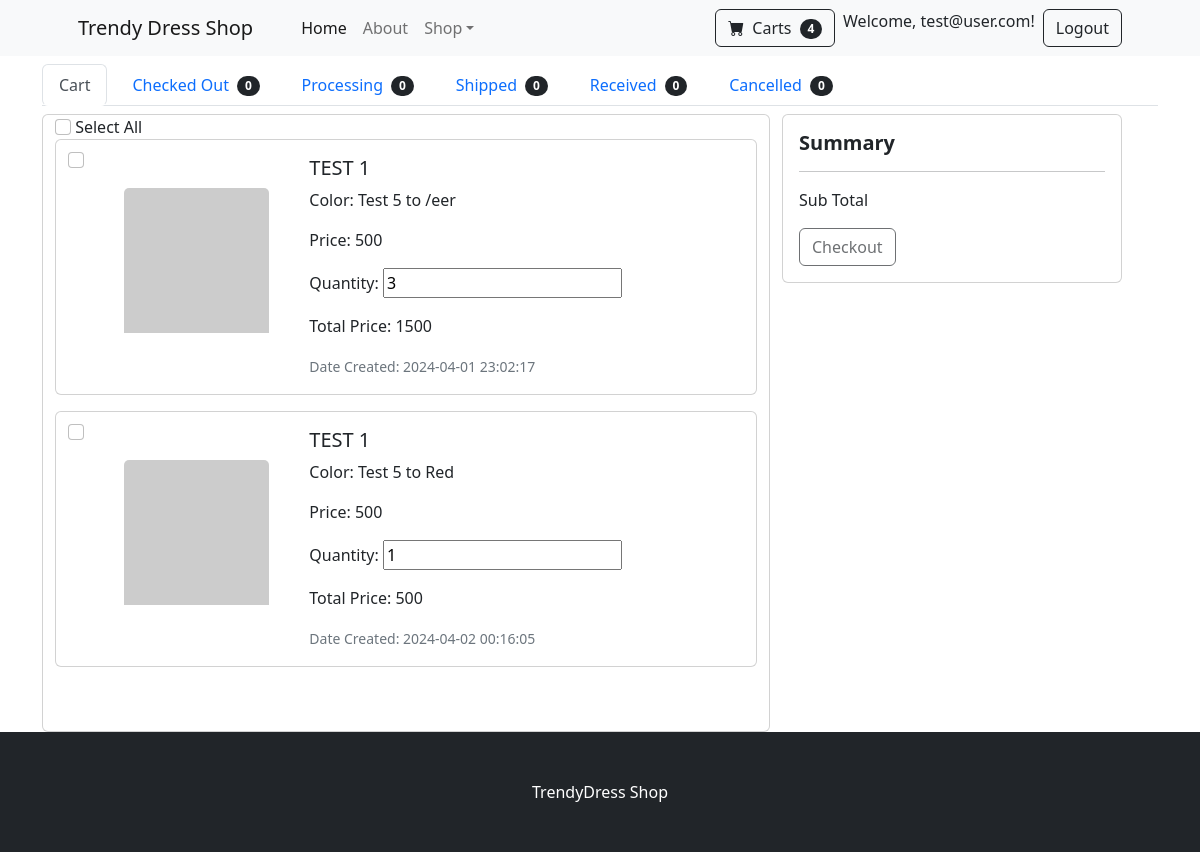
/customer-cart.php (signed in), run on an earlier commit of the app's database.
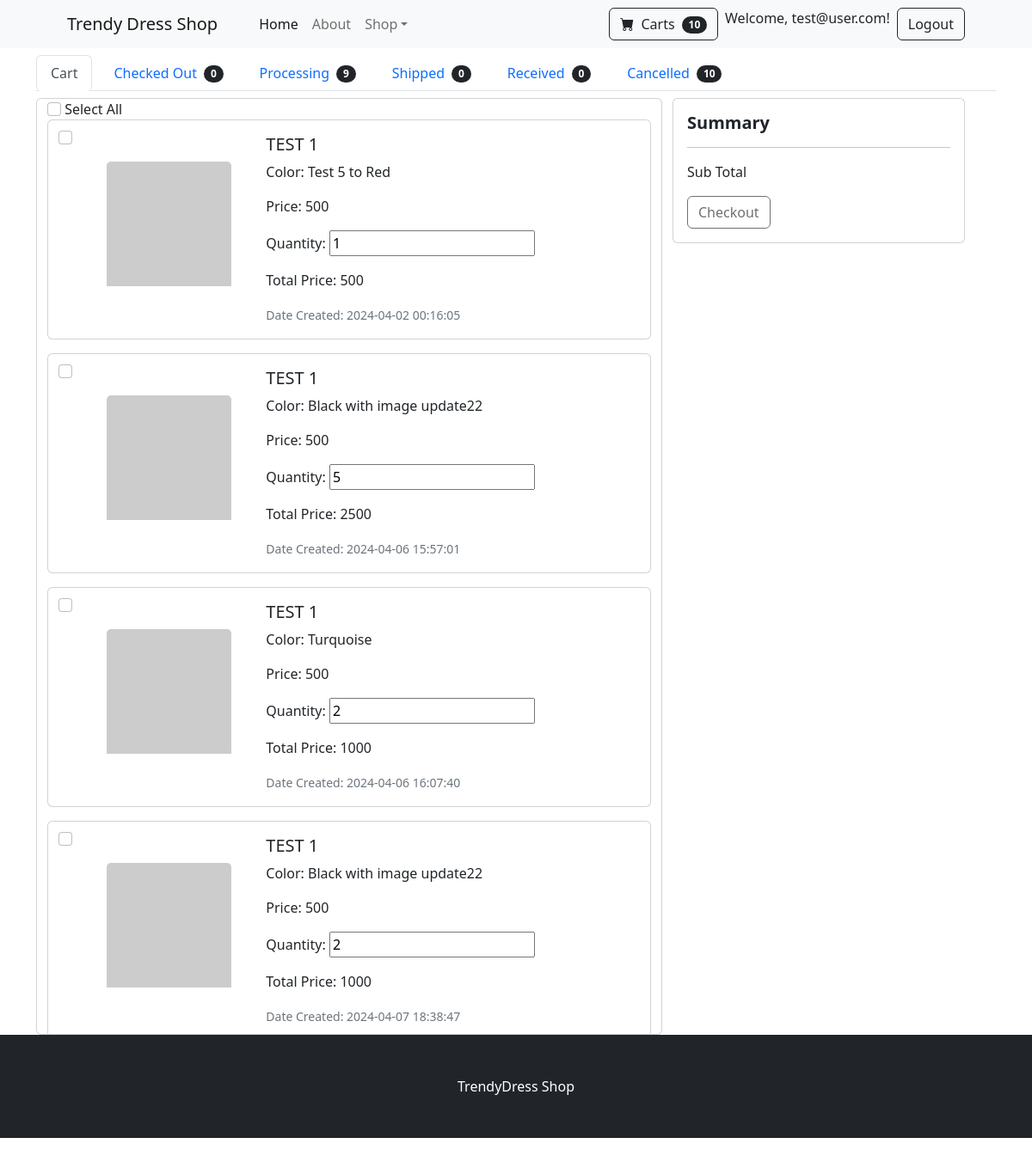
And on a later commit of the database.
### tables this page shows
CREATE TABLE `carts` (
  `id` int NOT NULL,
  `customer_id` int DEFAULT NULL,
  `product_id` int DEFAULT NULL,
  `color_id` int NOT NULL,
  `total_price` int DEFAULT NULL,
  `quantity` int DEFAULT '0',
  `status` int NOT NULL DEFAULT '0',
  `created_at` varchar(199) DEFAULT NULL,
  `updated_at` varchar(199) DEFAULT NULL,
  `deleted_at` varchar(199) DEFAULT NULL
);

CREATE TABLE `products` (
  `id` int NOT NULL,
  `category_id` int DEFAULT NULL,
  `name` varchar(255) DEFAULT NULL,
  `description` text,
  `price` int DEFAULT NULL,
  `color` varchar(11) DEFAULT NULL,
  `created_at` varchar(191) DEFAULT NULL,
  `updated_at` varchar(191) DEFAULT NULL,
  `deleted_at` varchar(191) DEFAULT NULL,
  `created_by` int DEFAULT NULL
);

CREATE TABLE `product_colors` (
  `id` int NOT NULL,
  `product_id` int DEFAULT NULL,
  `name` varchar(255) DEFAULT NULL,
  `code` text,
  `stock_qty` int NOT NULL DEFAULT '0',
  `image` text,
  `created_at` varchar(191) DEFAULT NULL,
  `updated_at` varchar(191) DEFAULT NULL,
  `deleted_at` varchar(191) DEFAULT NULL,
  `created_by` int NOT NULL,
  `updated_by` int NOT NULL
);

### models/Model.php (called while the page is built, shortened)
<?php
class Model
{
    protected $host = "";
    protected $database = "";
    protected $username = "";
    protected $password = "";
    protected $pdo;
    protected $stmt;
    public function __construct(){
        $dotenv = Dotenv\Dotenv::createImmutable(__DIR__);
        $this->host =  $_ENV['DB_HOST'];
        if($_ENV['APP_ENV'] == 'dev'){
            $this->database =  $_ENV['DEV_DB_DATABASE'];
            $this->username =  $_ENV['DEV_DB_USERNAME'];
            $this->password =  $_ENV['DEV_DB_PASSWORD'];
        }else{
            $this->database =  $_ENV['DB_DATABASE'];
            $this->username =  $_ENV['DB_USERNAME'];
            $this->password =  $_ENV['DB_PASSWORD'];
        }
    }
    public function connect(){
        try {
            $this->pdo = new PDO("mysql:host={$this->host};dbname={$this->database};charset=utf8","{$this->username}","{$this->password}");
            $this->pdo->setAttribute(PDO::ATTR_ERRMODE, PDO::ERRMODE_EXCEPTION);
            $this->pdo->setAttribute(PDO::ATTR_DEFAULT_FETCH_MODE, PDO::FETCH_ASSOC);
        } catch (PDOException $e) {
            echo $e->getMessage();
        }
    }
    public function setQuery($qry){
        $this->qry = $qry;
        $this->stmt = $this->pdo->query($this->qry);
        return $this;
    }
    public function getAll(){
        try {
            return $this->stmt->fetchAll();
        } catch (PDOException $e) {
            return $e->getMessage();
        }
    }
}

### models/Cart.php (called while the page is built, shortened)
<?php
Class Cart extends Model {
    public static function getCustomerCartItems($customer_id){
        $instance = new self;
        $dataCarts = $instance->setQuery("
            SELECT
                C.*,
                CM.first_name,
                CM.last_name,
                P.name AS product_name,
                PC.name as color,
                PC.image,
                P.price
            FROM carts AS C
            LEFT JOIN customers AS CM ON CM.id = C.customer_id
            INNER JOIN products AS P ON P.id = C.product_id
            INNER JOIN product_colors AS PC ON C.color_id = PC.id
            WHERE  C.customer_id = $customer_id
            AND C.status = 0
            ORDER BY P.created_at DESC
        ")->getAll();
        return $dataCarts;
    }
    public static function getCustomerCartProcessingItems($customer_id){
        $instance = new self;
        $dataCarts = $instance->setQuery("
            SELECT
                C.*,
                CM.first_name,
                CM.last_name,
                P.name AS product_name,
                PC.name as color,
                PC.image,
                P.price
            FROM carts AS C
            LEFT JOIN customers AS CM ON CM.id = C.customer_id
            INNER JOIN products AS P ON P.id = C.product_id
            INNER JOIN product_colors AS PC ON C.color_id = PC.id
            WHERE  C.customer_id = $customer_id
            AND C.status = 2
            ORDER BY P.created_at DESC
        ")->getAll();
        return $dataCarts;
    }
    public static function getCustomerCartCancelledItems($customer_id){
        $instance = new self;
        $dataCarts = $instance->setQuery("
            SELECT
                C.*,
                CM.first_name,
                CM.last_name,
                P.name AS product_name,
                PC.name as color,
                PC.image,
                P.price
            FROM carts AS C
            LEFT JOIN customers AS CM ON CM.id = C.customer_id
            INNER JOIN products AS P ON P.id = C.product_id
            INNER JOIN product_colors AS PC ON C.color_id = PC.id
            WHERE  C.customer_id = $customer_id
            AND C.status = 11
            ORDER BY P.created_at DESC
        ")->getAll();
        return $dataCarts;
    }
}

### customer-cart-cart-tab.php (the view, shortened to what this page needs)
<div class="row container"  >
        <div class=" card col-md-8 mt-2" >
        <?php if( isset($cartItems) ){?>
        <form id="checkout-form">
            <input class="form-check-input" type="checkbox" onClick="toggle(this)" /> Select All
            <div class="card-text" style="height: 74vh ; overflow-y:auto !important; overflow:auto;">
                <?php foreach ($cartItems as $key => $cart) { ?>
                    <?php $img_link = getImageLink($cart['image']);  ?>
                    <div class="card mb-3">
                        <div class=" container card-text row">
                            <div class="mt-2 col-md-1">
                                <input class="form-check-input" type="checkbox" name="cartCheckbox" id="<?=$cart['id']?>" onClick="calculateSubtotal()">
                            </div>
                            <div class="mt-5 col-md-3">
                                <img src="<?= $img_link?>" class=" card-img-top" alt="<?= $cart['product_name'] ?>">
                            </div>
                            <div class="col-md-8">
                                <div class="card-body">
                                    <h5 class="card-title"><?= $cart['product_name'] ?></h5>
                                    <p class="card-text">Color: <?= $cart['color'] ?></p>
                                    <p class="card-text">Price: <span name="price"><?= $cart['price'] ?></span></p>
                                    <p class="card-text">Quantity: <input type="number" min="1" value="<?= $cart['quantity'] ?>" name="quantity" oninput="updateQuantity(this, <?= $cart['price'] ?>, total<?= $key ?>)"></p>
                                    <p class="card-text">Total Price: <span id="total<?= $key ?>"><?=  (int) $cart['price'] * (int) $cart['quantity']  ?></span></p>
                                    <p class="card-text"><small class="text-muted">Date Created: <?= $cart['created_at'] ?></small></p>
                                </div>
                            </div>
                        </div>
                    </div>
                <?php } ?>
            </div>
            </div>
        <div class="col-md-4 mt-2">
            <div class="card">
                <div class="card-body">
                    <h5><b>Summary</b></h5>
                    <hr>
                    <div class="row mt-3">
                        <div class="col">Sub Total</div>
                        <div  class="col text-right"> <span id="subtotal"></span></div>
                    </div>
                    <button class="btn btn-outline-dark flex-shrink-0 mt-3" type="submit" id="checkout-btn" disabled>Checkout</button>
                </div>
            </div>
        </div>
        <?php } else{ ?>
            <div style="height: 60vh"></div>
        <?php } ?>
    </div>
</div>

### includes/header.php (shortened to what this page needs)
<?php
    function getImageLink($image){
        $img_link = '';
        if(!$image){
            $img_link = 'https://dummyimage.com/450x450/dee2e6/6c757d.jpg';
        }else{
            if(file_exists("./admin/$image")){
                $img_link = "./admin/$image";
            }else{
                $img_link = 'https://dummyimage.com/450x450/dee2e6/6c757d.jpg';
            }
        }
        return $img_link;
    }
    if( isset($_SESSION['loggedInUser']) ){
        $client_email = $_SESSION['loggedInUser']['email'];
        $client_id = $_SESSION['loggedInUser']['id'];
        $cartItem = new Cart;
        $cartItems = $cartItem->getCustomerCartItems( $client_id );
        $cartItemCount = 0;
        foreach ($cartItems as $key => $value) {
            $cartItemCount += (int) $value['quantity'];
        }
    }
?>
<!DOCTYPE html>
<html lang="en">
    <head>
        <link href="https://cdn.jsdelivr.net/npm/bootstrap-icons@1.5.0/font/bootstrap-icons.css" rel="stylesheet" />
        <link href="css/styles.css" rel="stylesheet" />
        <link rel="stylesheet" href="https://cdn.jsdelivr.net/npm/bootstrap-icons@1.11.3/font/bootstrap-icons.min.css">
    </head>
    <body>
        <nav class="navbar navbar-expand-lg navbar-light bg-light">
            <div class="container px-4 px-lg-5">
                <a class="navbar-brand" href="index.php">Trendy Dress Shop</a>
                <div class="collapse navbar-collapse" id="navbarSupportedContent">
                    <ul class="navbar-nav me-auto mb-2 mb-lg-0 ms-lg-4">
                        <li class="nav-item"><a class="nav-link active" aria-current="page" href="index.php">Home</a></li>
                        <li class="nav-item"><a class="nav-link" href="#!">About</a></li>
                        <li class="nav-item dropdown">
                            <a class="nav-link dropdown-toggle" id="navbarDropdown" href="#" role="button" data-bs-toggle="dropdown" aria-expanded="false">Shop</a>
                        </li>
                    </ul>
                    <form class="d-flex">
                        <?php if(isset($client_email)) { ?>
                        <a href="customer-cart.php" method="post" class="me-2 btn btn-outline-dark" type="submit">
                            <i class="bi-cart-fill me-1"></i>
                            Carts
                            <span class="badge bg-dark text-white ms-1 rounded-pill">
                                <?php if(isset($cartItemCount)) {
                                    echo  $cartItemCount ;
                                 }else{
                                    echo "0";
                                 }
                                ?>
                            </span>
                        </a>
                            <div class="me-2">Welcome, <?php echo $client_email; ?>!</div>
                            <a href="./client/logout-customer.php" class="btn btn-outline-dark">Logout</a>
                        <?php } ?>
                    </form>
                </div>
            </div>
        </nav>

### customer-cart.php (shortened to what this page needs)
<?php
    include_once("./includes/header.php");
    $checkedOutItemsCount = 0;
    $processingItems = $cartItem->getCustomerCartProcessingItems( $client_id );
    $processingItemsCount = 0;
    foreach ($processingItems as $key => $value) {
        $processingItemsCount += (int) $value['quantity'];
    }
    $shippedItemsCount = 0;
    $receivedItemsCount = 0;
    $cancelledItems = $cartItem->getCustomerCartCancelledItems( $client_id );
    $cancelledItemsCount = 0;
    foreach ($cancelledItems as $key => $value) {
        $cancelledItemsCount += (int) $value['quantity'];
    }
?>
<div class="container mt-2" >
    <ul class="nav nav-tabs" id="myTab" role="tablist">
        <li class="nav-item" role="presentation">
            <button class="nav-link active me-2 btn btn-outline-dark" id="cart-tab" data-bs-toggle="tab" data-bs-target="#cart-tab-pane" type="button" role="tab" aria-controls="cart-tab-pane" aria-selected="true">
                Cart
            </button>
        </li>
        <li class="nav-item" role="presentation">
            <button class="nav-link me-2 btn btn-outline-dark" id="checked-tab" data-bs-toggle="tab" data-bs-target="#checked-tab-pane" type="button" role="tab" aria-controls="checked-tab-pane" aria-selected="false">
                Checked Out
                <span class="badge bg-dark text-white ms-1 rounded-pill">
                    <?php if(isset($checkedOutItemsCount)) {
                        echo  $checkedOutItemsCount ;
                        }else{
                        echo "0";
                        }
                    ?>
                </span>
            </button>
        </li>
        <li class="nav-item" role="presentation">
            <button class="nav-link me-2 btn btn-outline-dark" id="processing-tab" data-bs-toggle="tab" data-bs-target="#processing-tab-pane" type="button" role="tab" aria-controls="processing-tab-pane" aria-selected="false">
                Processing
                <span class="badge bg-dark text-white ms-1 rounded-pill">
                    <?php if(isset($processingItemsCount)) {
                        echo  $processingItemsCount ;
                        }else{
                        echo "0";
                        }
                    ?>
                </span>
            </button>
        </li>
        <li class="nav-item" role="presentation">
            <button class="nav-link me-2 btn btn-outline-dark" id="shipped-tab" data-bs-toggle="tab" data-bs-target="#shipped-tab-pane" type="button" role="tab" aria-controls="shipped-tab-pane" aria-selected="false">
                Shipped
                <span class="badge bg-dark text-white ms-1 rounded-pill">
                    <?php if(isset($shippedItemsCount)) {
                        echo  $shippedItemsCount ;
                        }else{
                        echo "0";
                        }
                    ?>
                </span>
            </button>
        </li>
        <li class="nav-item" role="presentation">
            <button class="nav-link me-2 btn btn-outline-dark" id="received-tab" data-bs-toggle="tab" data-bs-target="#received-tab-pane" type="button" role="tab" aria-controls="received-tab-pane" aria-selected="false" >
                Received
                <span class="badge bg-dark text-white ms-1 rounded-pill">
                    <?php if(isset($receivedItemsCount)) {
                        echo  $receivedItemsCount ;
                        }else{
                        echo "0";
                        }
                    ?>
                </span>
            </button>
        </li>
        <li class="nav-item" role="presentation">
            <button class="nav-link me-2 btn btn-outline-dark" id="cancelled-tab" data-bs-toggle="tab" data-bs-target="#cancelled-tab-pane" type="button" role="tab" aria-controls="cancelled-tab-pane" aria-selected="false" >
                Cancelled
                <span class="badge bg-dark text-white ms-1 rounded-pill">
                    <?php if(isset($cancelledItemsCount)) {
                        echo  $cancelledItemsCount ;
                        }else{
                        echo "0";
                        }
                    ?>
                </span>
            </button>
        </li>
    </ul>
    <div class="tab-content" id="myTabContent">
        <div class="tab-pane fade show active" id="cart-tab-pane" role="tabpanel" aria-labelledby="cart-tab" tabindex="0">
            <?php include_once("customer-cart-cart-tab.php") ?>
        </div>
    </div>
<?php include_once("./includes/footer.php"); ?>

### includes/footer.php (shortened to what this page needs)
        <footer class="py-5 bg-dark">
            <div class="container"><p class="m-0 text-center text-white">TrendyDress Shop</p></div>
        </footer>
    </body>
</html>

### customer-cart.php (style rules this page uses)
.tab-pane { display: none; }
.tab-pane.active { display: block; }

What changed in the data, as far as the page shows it:
no longer on this page (row edited): carts: product.name "TEST 1", product_colors.name "Test 5 to /eer", product.price "500", quantity "3", (int) $cart['price'] * (int) $cart['quantity'] "1500", created_at "2024-04-01 23:02:17"
added carts: product.name "TEST 1", product_colors.name "Black with image update22", product.price "500", quantity "5", (int) $cart['price'] * (int) $cart['quantity'] "2500", created_at "2024-04-06 15:57:01"
added carts: product.name "TEST 1", product_colors.name "Turquoise", product.price "500", quantity "2", (int) $cart['price'] * (int) $cart['quantity'] "1000", created_at "2024-04-06 16:07:40"
added carts: product.name "TEST 1", product_colors.name "Black with image update22", product.price "500", quantity "2", (int) $cart['price'] * (int) $cart['quantity'] "1000", created_at "2024-04-07 18:38:47"
Also different on the page:
$cartItemCount: "4" → "10"
$processingItemsCount: "0" → "9"
$cancelledItemsCount: "0" → "10"
